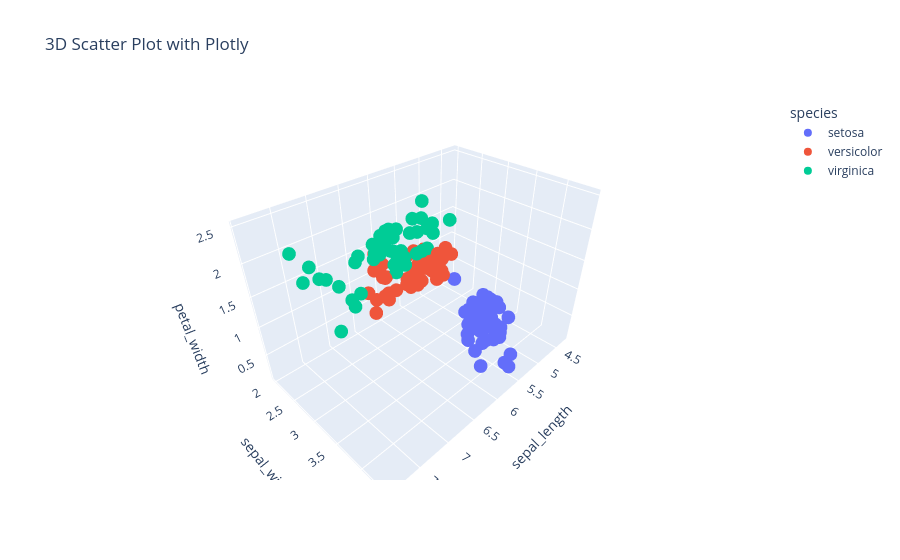

Source (notebook cell):
### Code cell
import plotly.express as px

df = px.data.iris()
fig = px.scatter_3d(df, x='sepal_length', y='sepal_width', z='petal_width', color='species',
                    title='3D Scatter Plot with Plotly')
fig.show()

### Figure 1 — Plotly figure (JSON) as saved in the notebook; plotly's stock layout.template omitted (floating-point values rounded to 4 significant figures)
{"data": [{"hovertemplate": "species=setosa<br>sepal_length=%{x}<br>sepal_width=%{y}<br>petal_width=%{z}<extra></extra>", "legendgroup": "setosa", "marker": {"color": "#636efa", "symbol": "circle"}, "mode": "markers", "name": "setosa", "scene": "scene", "showlegend": true, "type": "scatter3d", "x": [5.1, 4.9, 4.7, 4.6, 5, 5.4, 4.6, 5, 4.4, 4.9, 5.4, 4.8, 4.8, 4.3, 5.8, 5.7, 5.4, 5.1, 5.7, 5.1, 5.4, 5.1, 4.6, 5.1, 4.8, 5, 5, 5.2, 5.2, 4.7, 4.8, 5.4, 5.2, 5.5, 4.9, 5, 5.5, 4.9, 4.4, 5.1, 5, 4.5, 4.4, 5, 5.1, 4.8, 5.1, 4.6, 5.3, 5], "y": [3.5, 3, 3.2, 3.1, 3.6, 3.9, 3.4, 3.4, 2.9, 3.1, 3.7, 3.4, 3, 3, 4, 4.4, 3.9, 3.5, 3.8, 3.8, 3.4, 3.7, 3.6, 3.3, 3.4, 3, 3.4, 3.5, 3.4, 3.2, 3.1, 3.4, 4.1, 4.2, 3.1, 3.2, 3.5, 3.1, 3, 3.4, 3.5, 2.3, 3.2, 3.5, 3.8, 3, 3.8, 3.2, 3.7, 3.3], "z": [0.2, 0.2, 0.2, 0.2, 0.2, 0.4, 0.3, 0.2, 0.2, 0.1, 0.2, 0.2, 0.1, 0.1, 0.2, 0.4, 0.4, 0.3, 0.3, 0.3, 0.2, 0.4, 0.2, 0.5, 0.2, 0.2, 0.4, 0.2, 0.2, 0.2, 0.2, 0.4, 0.1, 0.2, 0.1, 0.2, 0.2, 0.1, 0.2, 0.2, 0.3, 0.3, 0.2, 0.6, 0.4, 0.3, 0.2, 0.2, 0.2, 0.2]}, {"hovertemplate": "species=versicolor<br>sepal_length=%{x}<br>sepal_width=%{y}<br>petal_width=%{z}<extra></extra>", "legendgroup": "versicolor", "marker": {"color": "#EF553B", "symbol": "circle"}, "mode": "markers", "name": "versicolor", "scene": "scene", "showlegend": true, "type": "scatter3d", "x": [7, 6.4, 6.9, 5.5, 6.5, 5.7, 6.3, 4.9, 6.6, 5.2, 5, 5.9, 6, 6.1, 5.6, 6.7, 5.6, 5.8, 6.2, 5.6, 5.9, 6.1, 6.3, 6.1, 6.4, 6.6, 6.8, 6.7, 6, 5.7, 5.5, 5.5, 5.8, 6, 5.4, 6, 6.7, 6.3, 5.6, 5.5, 5.5, 6.1, 5.8, 5, 5.6, 5.7, 5.7, 6.2, 5.1, 5.7], "y": [3.2, 3.2, 3.1, 2.3, 2.8, 2.8, 3.3, 2.4, 2.9, 2.7, 2, 3, 2.2, 2.9, 2.9, 3.1, 3, 2.7, 2.2, 2.5, 3.2, 2.8, 2.5, 2.8, 2.9, 3, 2.8, 3, 2.9, 2.6, 2.4, 2.4, 2.7, 2.7, 3, 3.4, 3.1, 2.3, 3, 2.5, 2.6, 3, 2.6, 2.3, 2.7, 3, 2.9, 2.9, 2.5, 2.8], "z": [1.4, 1.5, 1.5, 1.3, 1.5, 1.3, 1.6, 1, 1.3, 1.4, 1, 1.5, 1, 1.4, 1.3, 1.4, 1.5, 1, 1.5, 1.1, 1.8, 1.3, 1.5, 1.2, 1.3, 1.4, 1.4, 1.7, 1.5, 1, 1.1, 1, 1.2, 1.6, 1.5, 1.6, 1.5, 1.3, 1.3, 1.3, 1.2, 1.4, 1.2, 1, 1.3, 1.2, 1.3, 1.3, 1.1, 1.3]}, {"hovertemplate": "species=virginica<br>sepal_length=%{x}<br>sepal_width=%{y}<br>petal_width=%{z}<extra></extra>", "legendgroup": "virginica", "marker": {"color": "#00cc96", "symbol": "circle"}, "mode": "markers", "name": "virginica", "scene": "scene", "showlegend": true, "type": "scatter3d", "x": [6.3, 5.8, 7.1, 6.3, 6.5, 7.6, 4.9, 7.3, 6.7, 7.2, 6.5, 6.4, 6.8, 5.7, 5.8, 6.4, 6.5, 7.7, 7.7, 6, 6.9, 5.6, 7.7, 6.3, 6.7, 7.2, 6.2, 6.1, 6.4, 7.2, 7.4, 7.9, 6.4, 6.3, 6.1, 7.7, 6.3, 6.4, 6, 6.9, 6.7, 6.9, 5.8, 6.8, 6.7, 6.7, 6.3, 6.5, 6.2, 5.9], "y": [3.3, 2.7, 3, 2.9, 3, 3, 2.5, 2.9, 2.5, 3.6, 3.2, 2.7, 3, 2.5, 2.8, 3.2, 3, 3.8, 2.6, 2.2, 3.2, 2.8, 2.8, 2.7, 3.3, 3.2, 2.8, 3, 2.8, 3, 2.8, 3.8, 2.8, 2.8, 2.6, 3, 3.4, 3.1, 3, 3.1, 3.1, 3.1, 2.7, 3.2, 3.3, 3, 2.5, 3, 3.4, 3], "z": [2.5, 1.9, 2.1, 1.8, 2.2, 2.1, 1.7, 1.8, 1.8, 2.5, 2, 1.9, 2.1, 2, 2.4, 2.3, 1.8, 2.2, 2.3, 1.5, 2.3, 2, 2, 1.8, 2.1, 1.8, 1.8, 1.8, 2.1, 1.6, 1.9, 2, 2.2, 1.5, 1.4, 2.3, 2.4, 1.8, 1.8, 2.1, 2.4, 2.3, 1.9, 2.3, 2.5, 2.3, 1.9, 2, 2.3, 1.8]}], "layout": {"legend": {"title": {"text": "species"}, "tracegroupgap": 0}, "scene": {"domain": {"x": [0, 1], "y": [0, 1]}, "xaxis": {"title": {"text": "sepal_length"}}, "yaxis": {"title": {"text": "sepal_width"}}, "zaxis": {"title": {"text": "petal_width"}}}, "title": {"text": "3D Scatter Plot with Plotly"}}}
